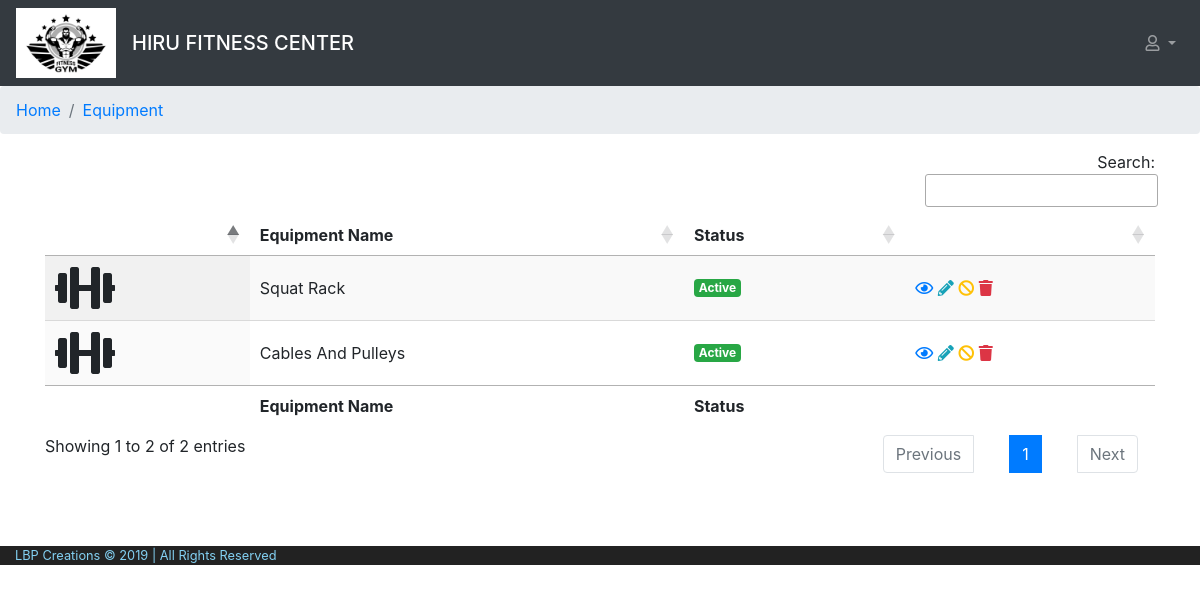
/cms/view/equipment/index.php, run on the app's committed database.
### tables this page shows
CREATE TABLE `equipment` (
  `equipment_id` int(11) NOT NULL COMMENT 'ID of the equipment',
  `equipment_name` varchar(100) NOT NULL COMMENT 'Name of the equipment',
  `equipment_description` varchar(255) NOT NULL COMMENT 'Descriptions of equipment',
  `image` varchar(255) NOT NULL COMMENT 'image of the equipment',
  `lmd` datetime NOT NULL COMMENT 'last modified date of the equipment',
  `status` char(1) NOT NULL COMMENT 'A - Active,I - Inactive , D -Deleted'
);

### model/equipment.php (called while the page is built, shortened)
<?php
class Equipment{
    public static function displayAllEquipment(){
        $con=$GLOBALS['con'];
        $sql="  SELECT  equipment.equipment_id,
                        equipment.equipment_name,
                        equipment.equipment_description,
                        equipment.image,
                        equipment.status
                FROM equipment
                WHERE 1=1
                ORDER BY equipment.equipment_id DESC";
        $result=$con->query($sql);
        return $result;
    }
}

### cms/view/equipment/index.php (the view, shortened to what this page needs)
<?php include '../../layout/header.php'; ?>
<?php include '../../../model/equipment.php'; ?>
<?php
$allEquipment = Equipment::displayAllEquipment();
?>
<body>
    <?php include '../../layout/navBar.php';?>
    <nav aria-label="breadcrumb">
    <ol class="breadcrumb">
        <li class="breadcrumb-item" aria-current="page"><a href="../dashboard/dashboard.php">Home</a></li>
        <li class="breadcrumb-item active" aria-current="page"><a href="#">Equipment</a></li>
    </ol>
    </nav>
    <div class="container">
        <table id="example" class="display" style="width:100%">
            <thead>
                <tr>
                    <th>&nbsp;</th>
                    <th>Equipment Name</th>
                    <th>Status</th>
                    <th>&nbsp;</th>
                </tr>
            </thead>
            <tbody>
                <?php
                    while($row = $allEquipment->fetch_assoc()) {
                        if($row['status']==Equipment::ACTIVE){
                            $status="Active";
                        }elseif($row['status']==Equipment::INACTIVE){
                            $status="Inactive";
                        }
                ?>
                <tr>
                    <td><?php if (!empty($row['image'])){echo "<img src='../../public/image/equipment_image/{$row['image']}' width='70' height='auto' class='img-responsive img-thumbnail' />";}else{echo "<i class='fas fa-dumbbell fa-3x'></i>";}?></td>
                    <td><?php echo ucwords($row['equipment_name']); ?></td>
                    <td><span class="badge <?php if($row['status']==Equipment::ACTIVE){echo "badge-success";}else{echo "badge-danger";}?>"><?php echo $status; ?></span></td>
                    <td>
                            <a data-toggle="tooltip" data-placement="top" title="View" href="../../controller/equipmentController.php?equipment_id=<?php echo $row['equipment_id']?>&status=View"><i class="far fa-eye text-primary"></i></a>
                            <a data-toggle="tooltip" data-placement="top" title="Edit" href="../../controller/equipmentController.php?equipment_id=<?php echo $row['equipment_id']?>&status=Edit"><i class="fas fa-pencil-alt text-info"></i></a>
                        <?php
                            $equipmentId = $row['equipment_id'];
                            if($row['status']==Equipment::ACTIVE){
                                echo "<a data-toggle='tooltip' data-placement='top' title='Deactivate' href='../../controller/equipmentController.php?equipment_id='.$equipmentId.'&status=Deactivate'><i class='fas fa-ban text-warning'></i></a>";
                            }elseif($row['status']==Equipment::INACTIVE){
                                echo "<a data-toggle='tooltip' data-placement='top' title='Activate' href='../../controller/equipmentController.php?equipment_id='.$equipmentId.'&status=Activate'><i class='far fa-check-circle text-success'></i></a>";
                            }
                        ?>
                            <a data-toggle="tooltip" data-placement="top" title="Delete"><i class="fas fa-trash text-danger"></i></a>
                    </td>
                </tr>
                    <?php } ?>
            </tbody>
            <tfoot>
                <tr>
                    <th>&nbsp;</th>
                    <th>Equipment Name</th>
                    <th>Status</th>
                    <th>&nbsp;</th>
                </tr>
            </tfoot>
        </table>
    </div>
<?php include '../../layout/footer.php';?>

### public/css/layout.css (style rules this page uses)
body { background-color: #ffffff; }
a { text-decoration: none !important; }

### data on the page
equipment: equipment_name "Squat Rack", status "Active"
equipment: equipment_name "Cables And Pulleys", status "Active"

### other printed values
SYSTEM_BUSINESS_NAME "HIRU FITNESS CENTER"
